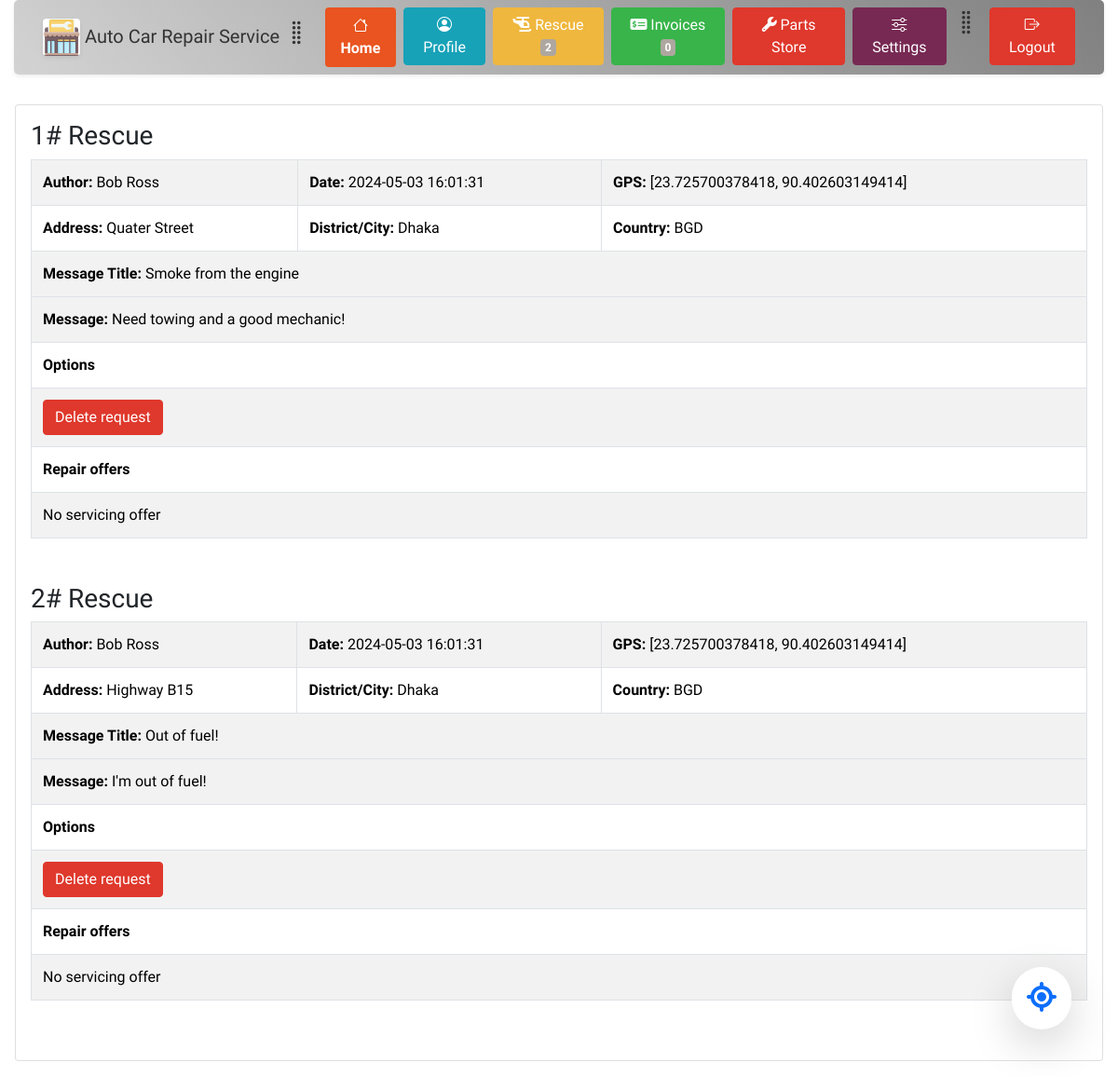
/dashboard/pages/rescue_business.php (signed in), run on the app's committed database.
### tables this page shows
CREATE TABLE incident_reports (
                                id int PRIMARY KEY AUTO_INCREMENT,   
                                user_id char(12) NOT NULL,
                                gpsx float(20, 14) DEFAULT NULL,
                                gpsy float(20, 14) DEFAULT NULL,
                                country_code varchar(3) DEFAULT NULL,
                                district varchar(255) DEFAULT NULL,     
                                street varchar(255) DEFAULT NULL,
                                message_title varchar(255) DEFAULT NULL,
                                message longtext DEFAULT NULL,      
                                datetime TIMESTAMP DEFAULT CURRENT_TIMESTAMP,
                                FOREIGN KEY (user_id) REFERENCES user_accounts(id)
);

### site_variables.php (called while the page is built, shortened)
<?php
(require_once (ROOT_DIR . DIRECTORY_SEPARATOR . 'database' . DIRECTORY_SEPARATOR . 'connection.php')) or die("Connection related file not found");
function b5_theme_link() : string {
    return  relativePath(ROOT_DIR . DIRECTORY_SEPARATOR . "precompiled" . DIRECTORY_SEPARATOR . $GLOBALS['USER_THEME'] . DIRECTORY_SEPARATOR . "bootstrap-color.min.css");
}
function relativePath($absolutePath, $separator = DIRECTORY_SEPARATOR) : string {
    if($absolutePath === ROOT_DIR) return '';
    $path = explode($separator, $absolutePath);
    $uri = explode('/', $_SERVER['REQUEST_URI']);
    $root = explode($separator, ROOT_DIR);
    $fileName = null;
    array_splice($path, 0, 1);
    array_splice($uri, 0, 1);
    array_splice($root, 0, 1);
	$temp = $uri[count($uri) - 1];
	$temp = explode('.', $temp);
	if(count($temp) > 0)  {
		array_pop($uri);
	}
    while(count($path) > 0 && end($path) == '') {
        array_pop($path);
    }
    if(is_file($absolutePath)) {
        $fileName = end($path);
        array_pop($path);
    }
    for($i = 0; $i < count($path) && $i < count($root); $i++) {
        if($root[$i] !== $path[$i]) {
            $index = $i;
            break;
        }
    }
    array_splice($path, 0, $i - 1);
    $index = -1;
    for($i = 0; $i < count($path); $i++) {
        if($uri[0] === $path[$i]) {
            $index = $i;
            break;
        }
    }
    if($index > 0) {
        array_splice($path, 0, $i);
    }
	$index = -1;
    for($i = 0; $i < count($uri); $i++) {
        if($uri[$i] === $path[0]) {
            break;
        }
    }
    if(implode($separator, $path) === implode($separator, $uri)) return '';
    $index = -1;
    for($i = 0; $i < count($path) && $i < count($uri); $i++) {
        if($uri[$i] === $path[$i]) {
            $index = $i;
        }
        else break;
    }
    if($index >= 0) {
        array_splice($path, 0, $i);
        array_splice($uri, 0, $i);
    }
    $out = '';
    for($i = 0; $i < count($uri); $i++) {
        $out .= ('..' . $separator);
    }
    $out .= implode($separator, $path);
    if(!str_ends_with($out, $separator) && !empty($out)) $out .= $separator;
    if(!empty($fileName)) $out .= $fileName;
    return str_replace('\\', '/', $out);
}

### database/connection.php (called while the page is built, shortened)
<?php
	class connection {
        function connect() : void {
			$str = 'mysql:host='.CONN_INFO['HOST'].';dbname='.CONN_INFO['DBNAME'].';charset=utf8mb4;';
			$opts = [PDO::ATTR_ERRMODE => PDO::ERRMODE_EXCEPTION, PDO::ATTR_DEFAULT_FETCH_MODE => PDO::FETCH_BOTH];
			try {
				$this->pdo = new PDO($str, CONN_INFO['USERNAME'], CONN_INFO['PASSWORD'], $opts);
			}
			catch (PDOException $e) {
				throw new PDOException($e->getMessage(), $e->getCode());
			}
		}
        function getUserNameTitle(string $user_id) : ?string {
            $sql = 'SELECT customer_id, business_id FROM user_accounts WHERE id = ? LIMIT 1';
            $this->pdo->setAttribute(PDO::ATTR_DEFAULT_FETCH_MODE, PDO::FETCH_NUM);
            $stmt = $this->pdo->prepare($sql);
            $stmt->execute([$user_id]);
            $row = $stmt->fetch();
            if(is_null($row[1])) {
                $sql = 'SELECT name, lastname FROM customers_info WHERE id = ? LIMIT 1';
                $stmt = $this->pdo->prepare($sql);
                $stmt->execute([$row[0]]);
                $res = $stmt->fetch();
                return $res[0] . " " . $res[1];
            }
            else {
                $sql = 'SELECT company_name FROM businesses_info WHERE id = ? LIMIT 1';
                $stmt = $this->pdo->prepare($sql);
                $stmt->execute([$row[1]]);
                $arr = $stmt->fetch();
                return reset($arr);
            }
        }
        function getAllIncidentsReports() : ?array {
            $sql = 'SELECT id, user_id, GPSX AS gpsx, GPSY AS gpsy, country_code, district, street AS address, message_title AS title, message, datetime AS date FROM incident_reports ORDER BY date DESC';
            $this->pdo->setAttribute(PDO::ATTR_DEFAULT_FETCH_MODE, PDO::FETCH_ASSOC);
            $stmt = $this->pdo->prepare($sql);
            $res = $stmt->execute();
            $arr = $stmt->fetchAll();
            foreach ($arr as $key => $row) {
                $author = $this->getUserNameTitle($row['user_id']);
                $arr[$key]['author'] = $author;
            }
            return $arr;
        }
        function listRepairRequests(string $incident_id) : ?array {
            $sql = 'SELECT id, incident_id, user_id, datetime AS date from list_repair_requests WHERE incident_id = ? ORDER BY date DESC';
            $this->pdo->setAttribute(PDO::ATTR_DEFAULT_FETCH_MODE, PDO::FETCH_ASSOC);
            $stmt = $this->pdo->prepare($sql);
            $stmt->execute([$incident_id]);
            $arr = $stmt->fetchAll();
            if(empty($arr)) return null;
            return $arr;
        }
		private ?PDO $pdo = null;
	}

### dashboard/authentication.php (called while the page is built, shortened)
<?php
if(isset($_COOKIE['USER_TOKEN']) || isset($_SESSION['USER_OBJ'])) {
    $user_obj = empty($_SESSION['USER_OBJ']) ? null : unserialize($_SESSION['USER_OBJ']);
}
else {
    $url = $_SERVER['REQUEST_URI'];
    if(str_contains($url, 'dashboard')) {
        header('Location: ' . relativePathSystem(ABSOLUTE_PATHS['HOME_PAGE']));
    }
}

### dashboard/pages/rescue_business.php (the view, shortened to what this page needs)
<?php
if(!isset($GLOBALS['WEBSITE_VARS'])) {
    (require_once (ROOT_DIR . DIRECTORY_SEPARATOR . 'site_variables.php')) or die("Variables file not found");
}
global $user_obj;
$social_posts_array = CONNECTION->getAllIncidentsReports();
?>
<!DOCTYPE html>
<html>
<head>
    <link href="https://cdn.jsdelivr.net/npm/bootstrap@5.3.3/dist/css/bootstrap.min.css" rel="stylesheet">
    <link rel="stylesheet" href="https://cdn.jsdelivr.net/npm/bootstrap-icons@1.3.0/font/bootstrap-icons.css">
    <link rel="stylesheet" href="https://cdnjs.cloudflare.com/ajax/libs/font-awesome/6.5.2/css/all.min.css" />
    <link rel="stylesheet" href="<?php echo b5_theme_link(); ?>">
    <link rel="stylesheet" href="../styles.css">
</head>
<body style="background-image: none">
<?php
(include_once (relativePathSystem(ABSOLUTE_PATHS['DASHBOARD_DIR']) . 'pages' . DIRECTORY_SEPARATOR . 'menu.php')) or die("Failed to load component");
$incidents_list = CONNECTION->getAllIncidentsReports();
?>
<div class="card m-3 p-3">
    <div class="row h-100">
        <div class="col">
            <?php
            if(empty($incidents_list)) {
echo <<< ENDL_
            <h3>No incidents reported</h3>
ENDL_;
            }
            else {
                $i = 0;
                foreach($incidents_list as $incident) {
                    $i++;
                    $repair_requests = CONNECTION->listRepairRequests($incident['user_id']);
                    echo "<form method='POST' class='mb-5'>";
                    echo "<h3>{$i}# Rescue</h3>";
                    echo "<table class='table table-striped table-bordered'>" .
                        "<tr><td><strong>Author:</strong> {$incident['author']}</td><td><strong>Date:</strong> {$incident['date']}</td><td colspan='2'><strong>GPS:</strong> [{$incident['gpsx']}, {$incident['gpsy']}]</td></tr>" .
                        "<tr><td><strong>Address:</strong> {$incident['address']}</td><td><strong>District/City:</strong> {$incident['district']}</td><td><strong>Country:</strong> {$incident['country_code']}</td></tr>" .
                        "<tr><td colspan='3'><strong>Message Title:</strong> {$incident['title']}</td><tr>" .
                        "<tr><td colspan='3'><strong>Message:</strong> {$incident['message']}</td></tr>";
                    echo "<tr><td colspan='3'><strong>Options</strong></td></tr>";
                    if($user_obj->id === $incident['user_id'])  {
                        echo "<tr><td colspan='3'><button name='deleteIncidentButton' class='btn btn-danger' type='submit' value=''>Delete request</button></td></tr>";
                    }
                    echo "<tr><td colspan='3'><strong>Repair offers</strong></td></tr>";
                    if(!empty($repair_requests)) {
                        foreach ($repair_requests as $request) {
                            echo "<tr><td>Company: {$request['company_name']}</td><td>Company Type: {$request['company_type']}</td><td>{$request['email']}</td></tr>";
                            echo "<tr><td><strong>Options</strong></td></tr>";
                            echo "<button name='company_name' class='btn btn-primary' type='submit' value='{$request['company_name']}'><i class='fa-solid fa-thumbs-up'></i> Accept</button>";
                            echo "<tr><td></td></tr>";
                        }
                    }
                    else {
                        echo '<tr><td colspan="3">No servicing offer</td></tr>';
                    }
                    echo '</table>';
                    echo '</form>';
                }
            }
            ?>
        </div>
    </div>
</div>
</body>
</html>

### dashboard/styles.css (style rules this page uses)
body { background-image: url('https://images.pexels.com/photos/593172/pexels-photo-593172.jpeg'); background-size: cover; }

### data on the page
incident_reports: author "Bob Ross", datetime "2024-05-03 16:01:31", gpsx "23.725700378418", gpsy "90.402603149414", street "Quater Street", district "Dhaka", country_code "BGD", message_title "Smoke from the engine", message "Need towing and a good mechanic!", shows "Delete request"
incident_reports: author "Bob Ross", datetime "2024-05-03 16:01:31", gpsx "23.725700378418", gpsy "90.402603149414", street "Highway B15", district "Dhaka", country_code "BGD", message_title "Out of fuel!", message "I'm out of fuel!", shows "Delete request"

### other printed values
CONNECTION->getUserIncidentsReportsCount($user_obj->id) "2"
CONNECTION->getUserInvoicesCount($user_obj->customer->id) "0"
